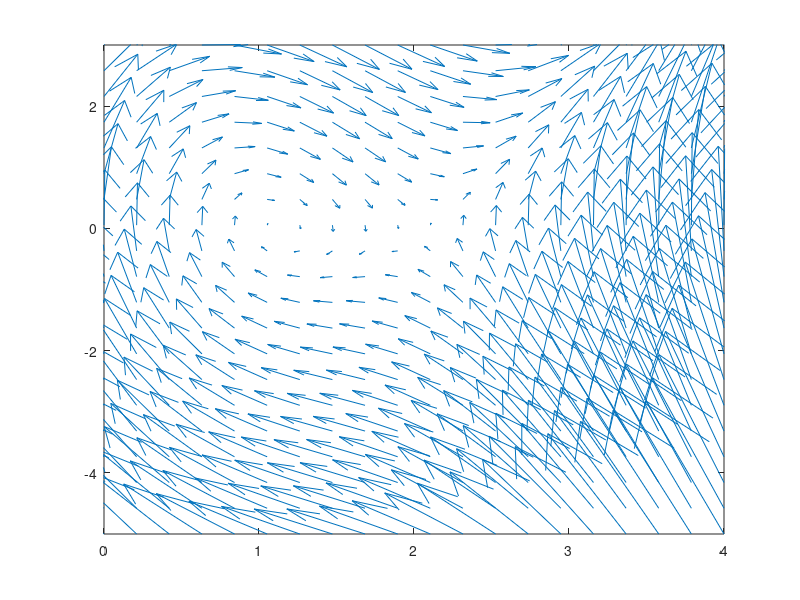

This chart was generated by the following MATLAB code:
close all

x = linspace(0,4,20);
y = linspace(-5,3,20);
[x,y] = meshgrid(x,y);
u = y;
v = -10*sin(x) - y +9;
quiver(x,y,u,v,5);
axis([0 4 -5 3])
